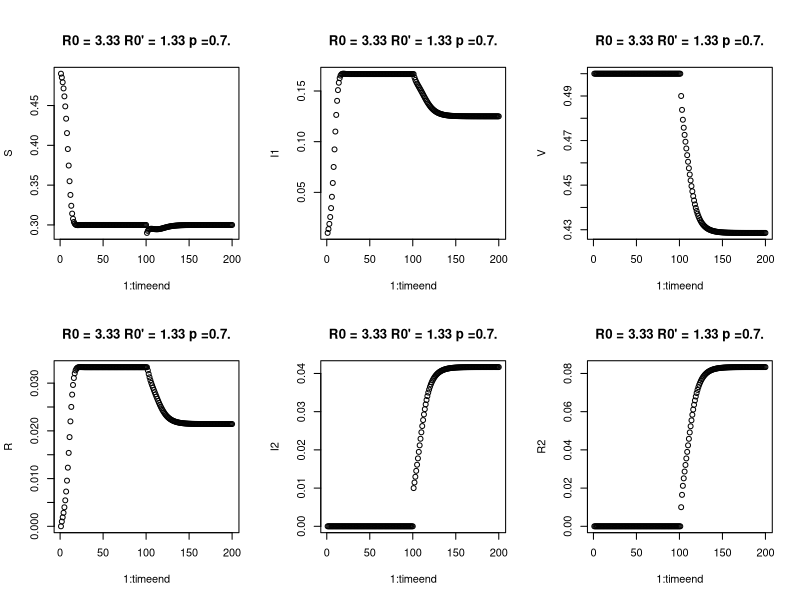
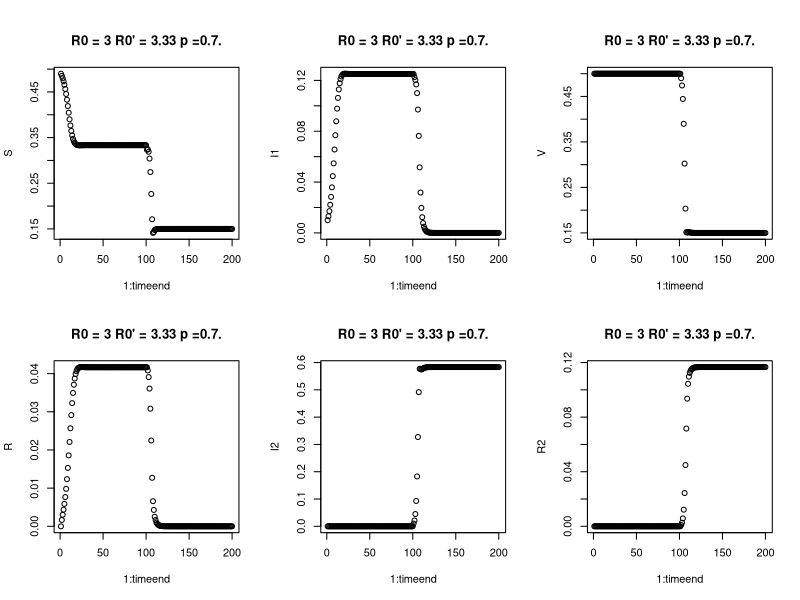
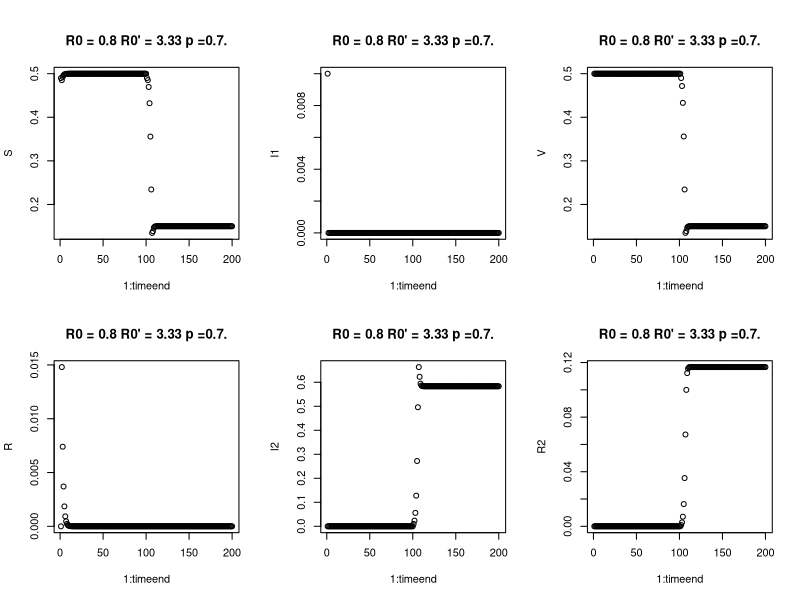
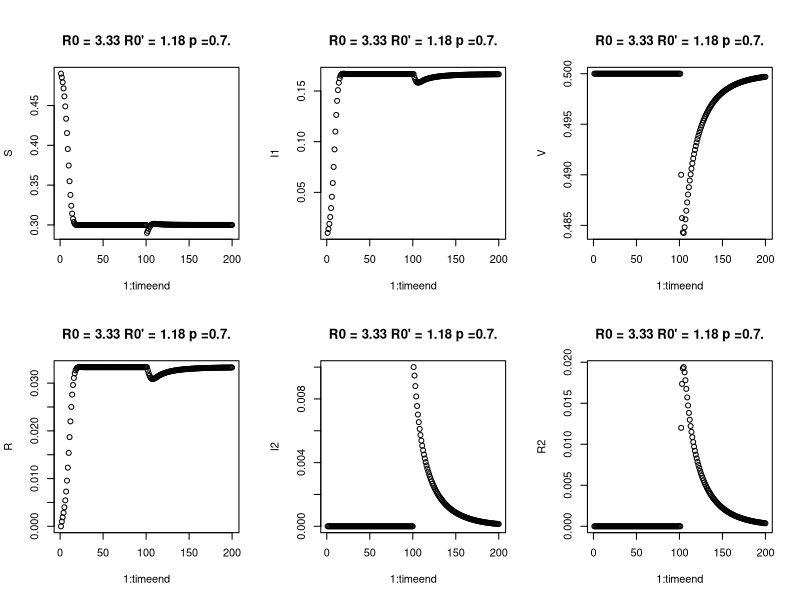
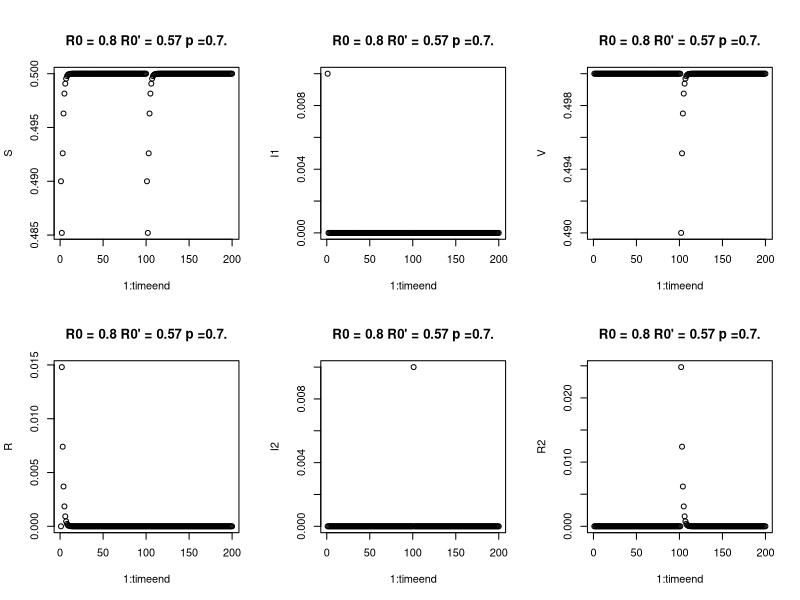
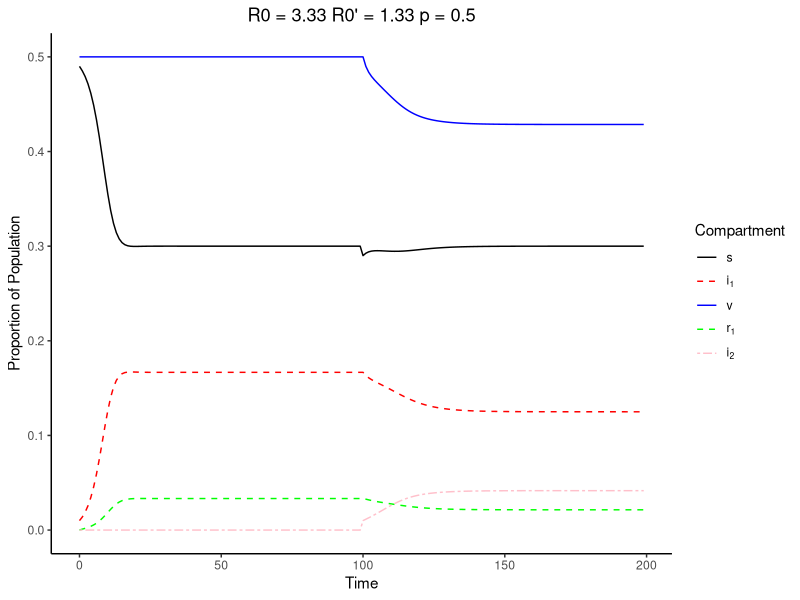
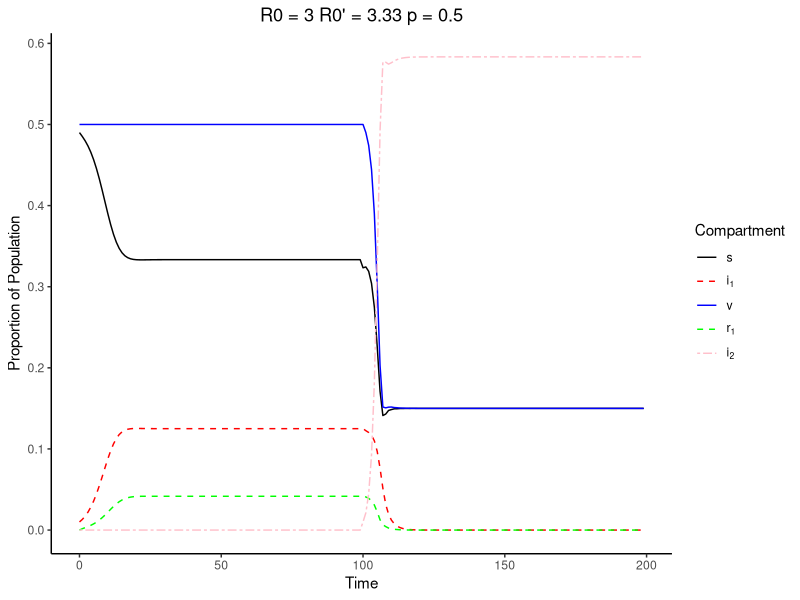
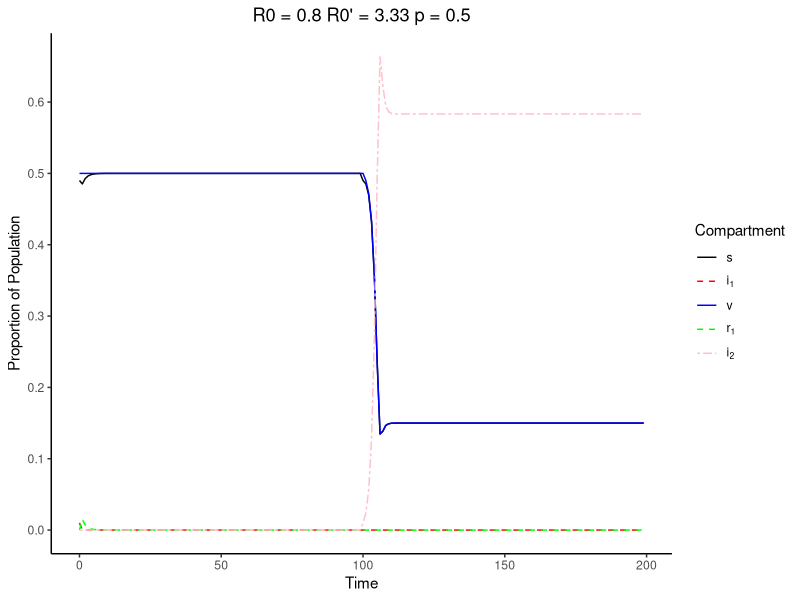

R code for these plots, in order: (Note: a time limit stopped this script after it produced the figures.)
library(ggplot2)
library(tidyr)
library(gridExtra)

#Initializing population and birth/death rate mu andp
N = 1
mu = 0.5#0.2
p=0.5



#This function produces the plots with the values for beta, beta prime, gammma, and gamma prime as a PNG with filename fn
for_plots <- function(b0,bp0,gp,g,fn){
  S = c(round((1-p)*N,2))-0.01
  V = c(round((p*N),2))
  I1 = c(.01*N)
  I2 <- c(0)
  R2 <- c(0)
  R = c(N-S-I1-V)
  
  t=1
  
  #mutation
  
  #tau <- rgeom(1,0.01)
  #tau <- 50
  tau <- 100
  
  timeend <-200 
  while (t < timeend){
    b<- max(0,b0+ 0*rnorm(1,0,1))
    bp<- max(0,bp0+ 0*rnorm(1,0,1))
    
    if (t < tau){
      S[t+1] <- max(0,S[t] + (1-p)*mu -b*S[t]*I1[t] -mu*S[t])
      I1[t+1] <- max(0,I1[t] + b*S[t]*I1[t]- g*I1[t] - mu*I1[t])
      V[t+1] <- max(0,V[t] + p*mu- mu*V[t])
      R[t+1] <- 1-S[t+1]-I1[t+1]-V[t+1]
      I2[t+1] <- 0
      R2[t+1]<-0
      t <- t+1
    }
    if (t==tau){
      S[t+1] <- max(0,S[t]+ (1-p)*mu -b*S[t]*I1[t] -mu*S[t]-.01)
      I2[t+1] <- I2[t]+0.01 #1% of the people get infected
      I1[t+1] <- max(0,I1[t] + b*S[t]*I1[t]- g*I1[t] - mu*I1[t])
      R2[t+1] <- R2[t]
      V[t+1]<- max(0,V[t] + p*mu- mu*V[t])
      R[t+1]<-1-S[t+1]-I1[t+1]-V[t+1] - I2[t+1]-R2[t+1]
      t<- t+1
    }
    if(t>tau){
      S[t+1] <- max(0,S[t] + (1-p)*mu -b*S[t]*I1[t] -bp*S[t]*I2[t] -mu*S[t])
      I1[t+1] <- max(0,I1[t] + b*S[t]*I1[t]- g*I1[t] - mu*I1[t])
      V[t+1] <- max(0,V[t] + p*mu- bp*V[t]*I2[t]- mu*V[t])
      R[t+1] <- max(0,R[t]+g*I1[t] - bp*R[t]*I2[t] - mu*R[t])
      I2[t+1] <- min(max(0,I2[t]+bp*I2[t]*(S[t]+R[t]+V[t])-(gp+mu)*I2[t]),1)
      R2[t+1]<-max(0,1-S[t+1]-I1[t+1]-V[t+1] - I2[t+1]-R[t+1])
      #R2[t+1]<-max(0,R2[t]+(gp)*I2[t]-mu*R2[t])
      
      t<- t+1
    }
  }
  
  
  pop<-round(cbind(S,I1,R,V,I2,R2),2)
  sums <- apply(pop,1,sum)
  
  
  par(mfrow=c(2,3),oma=c(0,0,1,0))
  #"R0 = 6, R0' = 1.67, p =0.7: Endemic Equilibrium"
  plot(1:timeend,S, main=paste("R0 =", round(b/(g+mu),2), "R0' =", round(bp/(gp+mu),2), "p =0.7.",sep=" "))
  plot(1:timeend,I1, main=paste("R0 =", round(b/(g+mu),2), "R0' =", round(bp/(gp+mu),2), "p =0.7.",sep=" "))
  
  plot(1:timeend,V,main=paste("R0 =", round(b/(g+mu),2), "R0' =", round(bp/(gp+mu),2), "p =0.7.",sep=" "))
  plot(1:timeend,R, main=paste("R0 =", round(b/(g+mu),2), "R0' =", round(bp/(gp+mu),2), "p =0.7.",sep=" "))
  
  plot(1:timeend,I2, main=paste("R0 =", round(b/(g+mu),2), "R0' =", round(bp/(gp+mu),2), "p =0.7.",sep=" "))
  plot(1:timeend,R2, main=paste("R0 =", round(b/(g+mu),2), "R0' =", round(bp/(gp+mu),2), "p =0.7.",sep=" "))
  
  
  par(mfrow=c(1,1))
  head(R)
  S[1]
  V[1]
  
  R[1]
  head(V)

  
  surveillance <- as.data.frame(cbind(S,I1,V,R,I2))
  surveillance$time <- 1:nrow(surveillance)-1
  s_long <- gather(surveillance,Compartment,count,names(surveillance)[-6],factor_key=T)
  splots <- ggplot(s_long,aes(x=time,y=count,group=Compartment,color=Compartment)) + geom_line(aes(linetype=Compartment,color=Compartment))+theme(panel.grid.major = element_blank(), panel.grid.minor = element_blank(),
                                                                                                                                                  panel.background = element_blank(), axis.line = element_line(colour = "black"), plot.title = element_text(hjust = 0.5))
  
  splots <- splots + labs(x="Time",y="Proportion of Population",title=paste("R0 =", round(b/(g+mu),2), "R0' =", round(bp/(gp+mu),2), "p =",round(p,1),sep=" "))+scale_y_continuous(breaks=seq(0,0.8,by=0.1))
  splots <- splots + scale_color_manual(values=c("Black","Red","Blue","Green","Pink"),labels=c("s",expression('i'[1]),"v",expression('r'[1]),expression('i'[2])))+ scale_linetype_manual(values=c(1,2,1,8,12),labels=c("s",expression('i'[1]),"v",expression('r'[1]),expression('i'[2])))
  ggsave(fn,height=4,width=4,units="in",dpi=300)
  # splots
}


#Running the simulation plots with each part having its own values for the
#transmission coefficients and removal coefficients.

#ENDEMIC EQUILIBRIUM
b0<-2
bp0 <-2
gp = 1
g=.1
for_plots(b0,bp0,gp,g,"newEE_test.png")

#EQ2EE

b0<-2
bp0 <-2
gp = .1
g=2/3-0.5

for_plots(b0,bp0,gp,g,"EQ2EE_test.png")
#EQ2DFE

b0<-2
bp0 <-2
gp = .1
g=2
for_plots(b0,bp0,gp,g,"EQ2DFE_test.png")

#EQ1

b0<-2 #3
bp0 <-2
gp = 1.2
g=.1



for_plots(b0,bp0,gp,g,"EE1_test.png")
#DFE

b0<-2
bp0 <-2
gp = 3
g=2

for_plots(b0,bp0,gp,g,"DFE_test.png")





#Producing the colormap for different values of the reproduction numbers for both original and emergent strain.

surv <- function(b0,bp0,gp,g){
  S = c(round((1-p)*N,2))-0.01
  V = c(round((p*N),2))
  I1 = c(.01*N)
  I2 <- c(0)
  R2 <- c(0)
  R = c(N-S-I1-V)
  
  t=1
  
  tau <- 100
  
  timeend <-300 
  while (t < timeend){
    b<- max(0,b0+ 0*rnorm(1,0,1))
    bp<- max(0,bp0+ 0*rnorm(1,0,1))
    
    if (t < tau){
      S[t+1] <- max(0,S[t] + (1-p)*mu -b*S[t]*I1[t] -mu*S[t])
      I1[t+1] <- max(0,I1[t] + b*S[t]*I1[t]- g*I1[t] - mu*I1[t])
      V[t+1] <- max(0,V[t] + p*mu- mu*V[t])
      R[t+1] <- 1-S[t+1]-I1[t+1]-V[t+1]
      I2[t+1] <- 0
      R2[t+1]<-0
      t <- t+1
    }
    if (t==tau){
      S[t+1] <- max(0,S[t]+ (1-p)*mu -b*S[t]*I1[t] -mu*S[t]-.01)
      I2[t+1] <- I2[t]+0.01 #1% of the people get infected
      I1[t+1] <- max(0,I1[t] + b*S[t]*I1[t]- g*I1[t] - mu*I1[t])
      R2[t+1] <- R2[t]
      V[t+1]<- max(0,V[t] + p*mu- mu*V[t])
      R[t+1]<-1-S[t+1]-I1[t+1]-V[t+1] - I2[t+1]-R2[t+1]
      t<- t+1
    }
    if(t>tau){
      S[t+1] <- max(0,S[t] + (1-p)*mu -b*S[t]*I1[t] -bp*S[t]*I2[t] -mu*S[t])
      I1[t+1] <- max(0,I1[t] + b*S[t]*I1[t]- g*I1[t] - mu*I1[t])
      V[t+1] <- max(0,V[t] + p*mu- bp*V[t]*I2[t]- mu*V[t])
      R[t+1] <- max(0,R[t]+g*I1[t] - bp*R[t]*I2[t] - mu*R[t])
      I2[t+1] <- min(max(0,I2[t]+bp*I2[t]*(S[t]+R[t]+V[t])-(gp+mu)*I2[t]),1)
      R2[t+1]<-max(0,1-S[t+1]-I1[t+1]-V[t+1] - I2[t+1]-R[t+1])
      #R2[t+1]<-max(0,R2[t]+(gp)*I2[t]-mu*R2[t])
      
      t<- t+1
    }
  }
  
  
  pop<-round(cbind(S,I1,R,V,I2,R2),2)
  sums <- apply(pop,1,sum)
  
  
  surveillance <- as.data.frame(cbind(S,I1,V,R,I2))
  surveillance$time <- 1:nrow(surveillance)-1
  surveillance[nrow(surveillance),]
}

epi_map <- function(len,b,bp,rlow,rhigh){
# gg<- surv(b0,bp0,gp,g)
# lol <- (gg$I2 > 0) + (gg$I1 > 0)
# len <- 1000
beta <- rep(b,len)
rep<- seq(rlow,rhigh,length.out =len)
betaprime <- rep(bp,len)
reppr<- seq(rlow,rhigh,length.out =len)

gamma<- beta/rep - mu
gammaprime <- betaprime/reppr - mu

states <- matrix(NA,nrow=length(gamma),ncol=length(gammaprime))

for (j in 1:length(gamma)){
  for(k in 1:length(gammaprime)){
    endvalues <- surv(beta[j],betaprime[k],gammaprime[k],gamma[j])
    states[j,k] <- (endvalues$I1>1E-3) + 2*(endvalues$I2>1E-3)
  }
  
}

gg <- expand.grid(rep, reppr)
names(gg)<- c("r0","rp")
states_vec <- as.vector(states)
states_vec <- as.factor(states_vec)
forheatmap <- as.data.frame(cbind(gg,states_vec))
forheatmap$rv <- forheatmap$r0*(1-p)
heat <-ggplot(forheatmap,aes(r0,rp,fill=states_vec))+geom_tile()+scale_x_continuous(expand=c(0,0),name=expression(R[0]),breaks=0:10)+scale_y_continuous(expand=c(0,0),name=bquote(paste(R[0], "'")),breaks=0:10)+
  # scale_fill_discrete(colors=c("red","blue","green","yellow"))
  # geom_abline(slope=(1-p),intercept=0)+
  theme(panel.grid.major = element_blank(), panel.grid.minor = element_blank(),
                                            panel.background = element_blank(), axis.line = element_line(colour = "black"),plot.title = element_text(hjust = 0.5),aspect.ratio = 1)+
  scale_fill_discrete(name = "Equilibrium point",labels = c("DFE","Original Strain","Emergent Strain","Endemic Equilibrium")) +
  ggtitle("Epidemic State at Equilibrium")
heat
}

#simulating with beta = betaprime = 2, which was used in the manuscript.
p1 <- epi_map(1000,2,2,0.1,6)

ggsave(p1,height=5,width=5,dpi=300,file="heat_b2bp2.png")
